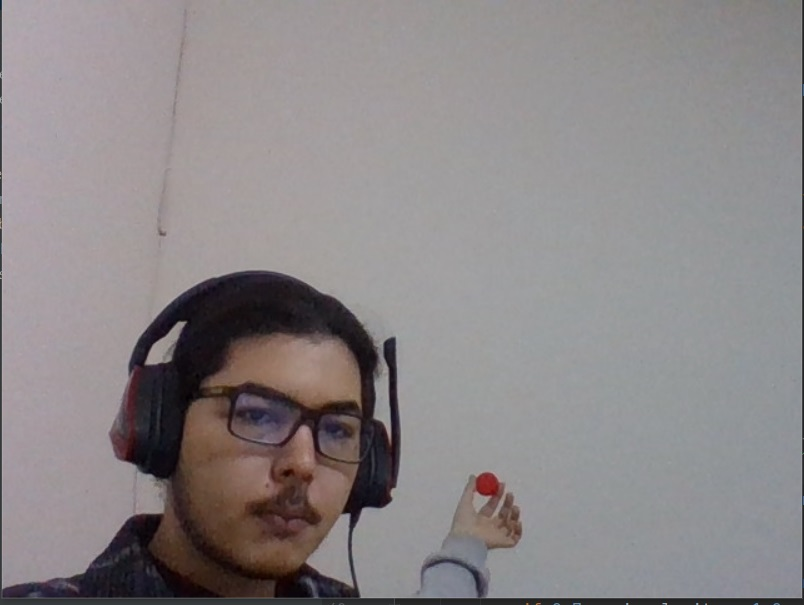
#> input picture dev/Gudum/Denemeler/1.jpg, 804 x 605 px, given in place of the camera
$ python B_001.py
#> lines starting #> are read from the running program, lines starting #| are printed output that depends on the picture; after the words box and inside, x2 and y2 are one past the last pixel; in counts of white or black regions, pixels touching at a corner belong together
import cv2
import numpy as np

# Kamera akışını başlat
cap = cv2.VideoCapture(0)

while True:
    # Kameradan kare oku
    ret, frame = cap.read()
#> frame is the input picture: shape (605, 804, 3); mean B, G, R 135.6, 134.3, 139.5
    if not ret:
        break

    # BGR'dan HSV'ye dönüştür
    hsv = cv2.cvtColor(frame, cv2.COLOR_BGR2HSV)
#> hsv: shape (605, 804, 3); mean H, S, V 100.5, 21.8, 141.3

    # Kırmızı renk için alt ve üst sınırları belirle
    lower_red = np.array([0, 120, 70])
    upper_red = np.array([10, 255, 255])

    # Kırmızı renkli alanları maskele (İlk Yöntem)
    mask1 = cv2.inRange(hsv, lower_red, upper_red)
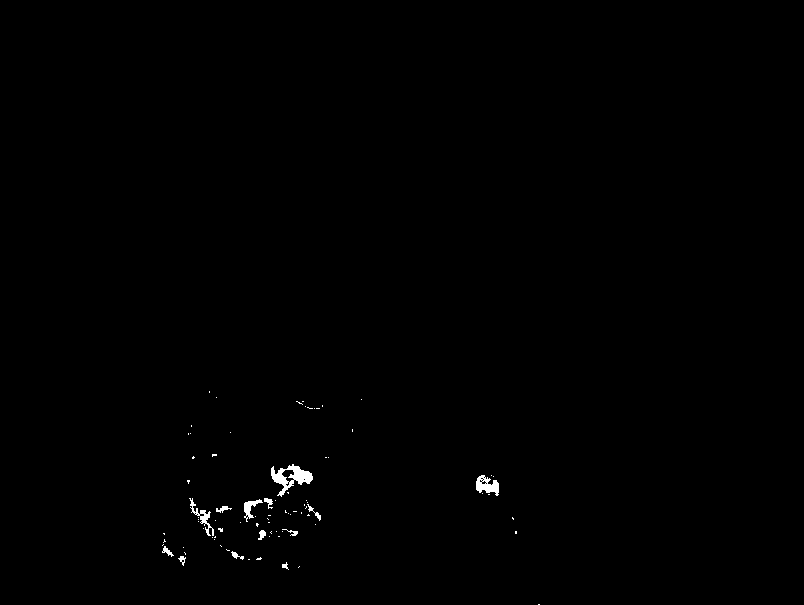
#> mask1: shape (605, 804); 0.38% white; 83 white regions (70 under 20 px), largest, box (x1, y1, x2, y2) and area: (271, 464, 313, 497) 565, (476, 475, 499, 496) 286, (189, 498, 214, 536) 218

    # Gürültüyü azalt
    kernel = np.ones((3, 3), np.uint8)
    mask1 = cv2.erode(mask1, kernel, iterations=2)
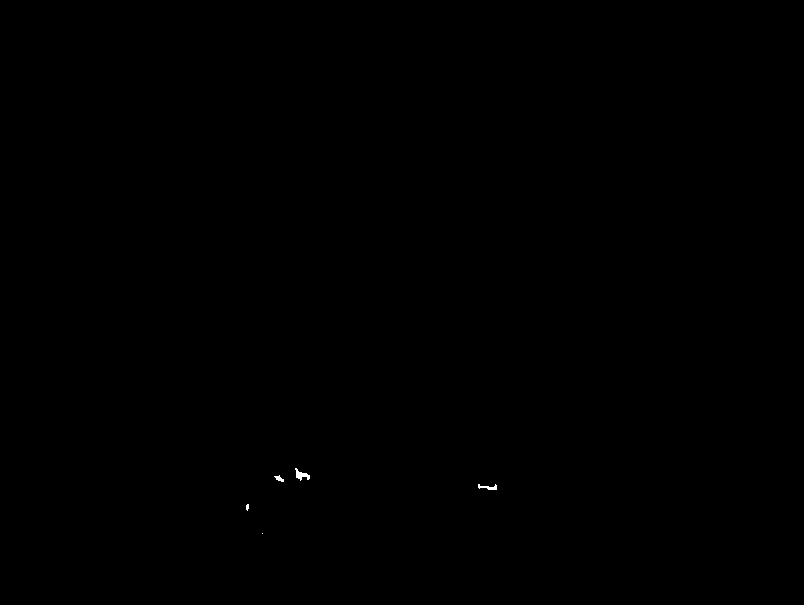
#> mask1: shape (605, 804); 0.04% white; 5 white regions (2 under 20 px), largest, box (x1, y1, x2, y2) and area: (295, 468, 310, 481) 88, (478, 484, 497, 490) 60, (274, 475, 284, 482) 36
    mask1 = cv2.dilate(mask1, kernel, iterations=2)
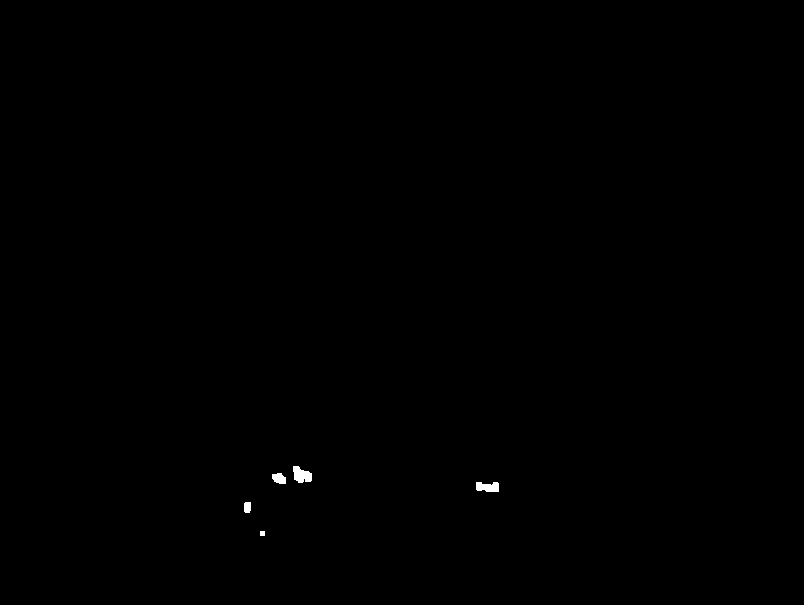
#> mask1: shape (605, 804); 0.13% white; 5 white regions

    # Konturları bul (İlk Yöntem)
    contours1, _ = cv2.findContours(mask1, cv2.RETR_TREE, cv2.CHAIN_APPROX_SIMPLE)
#> contours1 = 5 contours, 1 with area under 20; largest, box (x1, y1, x2, y2) and area: (293, 466, 312, 483) 196, (476, 482, 499, 492) 160, (272, 473, 286, 484) 100, (244, 502, 251, 513) 58

    # En büyük konturu bul (İlk Yöntem)
    if contours1:
        largest_contour1 = max(contours1, key=cv2.contourArea)
#> largest_contour1 = contour of 26 points, box (x1, y1, x2, y2) (293, 466, 312, 483), area 196
        M = cv2.moments(largest_contour1)
#> M = moments, m00 196.5, centre m10/m00, m01/m00 = (301.4, 474.7)
        if M["m00"] != 0:
            cx = int(M["m10"] / M["m00"])
#> cx = 301
            cy = int(M["m01"] / M["m00"])
#> cy = 474
            # Merkezde bir nokta çiz (İlk Yöntem)
            cv2.circle(frame, (cx, cy), 5, (0, 0, 255), -1)
#> frame: shape (605, 804, 3); 0.02% of pixels changed, all inside (x1, y1, x2, y2) = (296, 469, 307, 480)

    # Kırmızı renk için alt ve üst sınırları belirle (İkinci Yöntem)
    lower_red = np.array([0, 120, 70])
    upper_red = np.array([10, 255, 255])

    # Kırmızı renkli alanları maskele (İkinci Yöntem)
    mask2 = cv2.inRange(hsv, lower_red, upper_red)

    # Gürültüyü azalt
    mask2 = cv2.erode(mask2, kernel, iterations=2)
    mask2 = cv2.dilate(mask2, kernel, iterations=2)

    # Konturları bul (İkinci Yöntem)
    contours2, _ = cv2.findContours(mask2, cv2.RETR_TREE, cv2.CHAIN_APPROX_SIMPLE)
#> contours2 has the same summary as contours1

    # En büyük konturu bul (İkinci Yöntem)
    if contours2:
        largest_contour2 = max(contours2, key=cv2.contourArea)
#> largest_contour2 has the same summary as largest_contour1
        M = cv2.moments(largest_contour2)
        if M["m00"] != 0:
            cx = int(M["m10"] / M["m00"])
            cy = int(M["m01"] / M["m00"])
            # Merkezde bir nokta çiz (İkinci Yöntem)
            cv2.circle(frame, (cx, cy), 5, (0, 255, 0), -1)
#> frame: shape (605, 804, 3); mean B, G, R 135.6, 134.4, 139.5

    # Sonuçları göster (İlk Yöntem)
    cv2.imshow('Kırmızı Daire Tespiti (İlk Yöntem)', frame)
    cv2.imshow('Mask (İlk Yöntem)', mask1)

    # Sonuçları göster (İkinci Yöntem)
    cv2.imshow('Kırmızı Daire Tespiti (İkinci Yöntem)', frame.copy())
    cv2.imshow('Mask (İkinci Yöntem)', mask2)

    # 'q' tuşuna basıldığında döngüden çık
    if cv2.waitKey(1) & 0xFF == ord('q'):
#> (key q is pressed here)
        break

# Kaynakları serbest bırak
cap.release()
cv2.destroyAllWindows()
